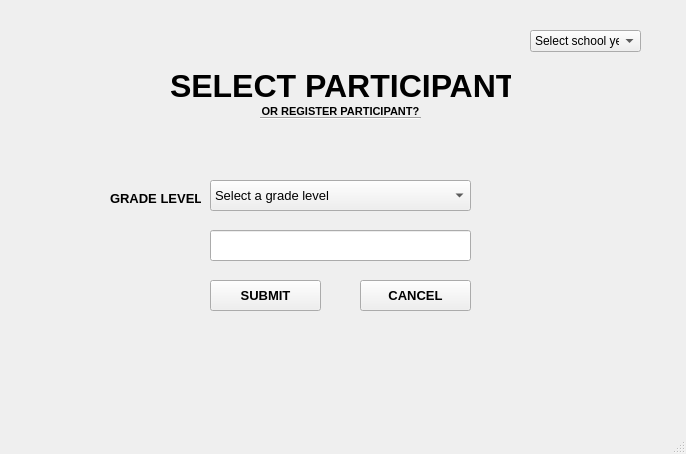
<?xml version="1.0" encoding="UTF-8"?>
<ui version="4.0">
 <class>mainWindow</class>
 <widget class="QMainWindow" name="mainWindow">
  <property name="geometry">
   <rect>
    <x>0</x>
    <y>0</y>
    <width>686</width>
    <height>454</height>
   </rect>
  </property>
  <property name="windowTitle">
   <string>MainWindow</string>
  </property>
  <widget class="QWidget" name="centralwidget">
   <widget class="QLabel" name="label">
    <property name="geometry">
     <rect>
      <x>170</x>
      <y>70</y>
      <width>341</width>
      <height>31</height>
     </rect>
    </property>
    <property name="font">
     <font>
      <family>Arial</family>
      <pointsize>24</pointsize>
      <weight>75</weight>
      <bold>true</bold>
     </font>
    </property>
    <property name="text">
     <string>SELECT PARTICIPANT</string>
    </property>
   </widget>
   <widget class="QComboBox" name="comboBox">
    <property name="geometry">
     <rect>
      <x>530</x>
      <y>30</y>
      <width>111</width>
      <height>22</height>
     </rect>
    </property>
    <item>
     <property name="text">
      <string>Select school year</string>
     </property>
    </item>
    <item>
     <property name="text">
      <string>2020</string>
     </property>
    </item>
    <item>
     <property name="text">
      <string>2021</string>
     </property>
    </item>
    <item>
     <property name="text">
      <string>2022</string>
     </property>
    </item>
    <item>
     <property name="text">
      <string>2023</string>
     </property>
    </item>
    <item>
     <property name="text">
      <string>2024</string>
     </property>
    </item>
    <item>
     <property name="text">
      <string>2025</string>
     </property>
    </item>
    <item>
     <property name="text">
      <string>2026</string>
     </property>
    </item>
    <item>
     <property name="text">
      <string>2027</string>
     </property>
    </item>
    <item>
     <property name="text">
      <string>2028</string>
     </property>
    </item>
    <item>
     <property name="text">
      <string>2029</string>
     </property>
    </item>
    <item>
     <property name="text">
      <string>2030</string>
     </property>
    </item>
    <item>
     <property name="text">
      <string>2031</string>
     </property>
    </item>
    <item>
     <property name="text">
      <string>2032</string>
     </property>
    </item>
    <item>
     <property name="text">
      <string>2033</string>
     </property>
    </item>
    <item>
     <property name="text">
      <string>2034</string>
     </property>
    </item>
    <item>
     <property name="text">
      <string>2035</string>
     </property>
    </item>
   </widget>
   <widget class="QLineEdit" name="lineEdit">
    <property name="geometry">
     <rect>
      <x>210</x>
      <y>230</y>
      <width>261</width>
      <height>31</height>
     </rect>
    </property>
   </widget>
   <widget class="QComboBox" name="comboBox_2">
    <property name="geometry">
     <rect>
      <x>210</x>
      <y>180</y>
      <width>261</width>
      <height>31</height>
     </rect>
    </property>
    <property name="font">
     <font>
      <family>Arial</family>
      <pointsize>10</pointsize>
      <weight>50</weight>
      <bold>false</bold>
     </font>
    </property>
    <property name="editable">
     <bool>false</bool>
    </property>
    <item>
     <property name="text">
      <string>Select a grade level</string>
     </property>
    </item>
    <item>
     <property name="text">
      <string>7</string>
     </property>
    </item>
    <item>
     <property name="text">
      <string>8</string>
     </property>
    </item>
    <item>
     <property name="text">
      <string>9</string>
     </property>
    </item>
    <item>
     <property name="text">
      <string>10</string>
     </property>
    </item>
   </widget>
   <widget class="Line" name="line">
    <property name="geometry">
     <rect>
      <x>260</x>
      <y>110</y>
      <width>161</width>
      <height>16</height>
     </rect>
    </property>
    <property name="orientation">
     <enum>Qt::Horizontal</enum>
    </property>
   </widget>
   <widget class="QPushButton" name="pushButton_3">
    <property name="geometry">
     <rect>
      <x>260</x>
      <y>100</y>
      <width>161</width>
      <height>23</height>
     </rect>
    </property>
    <property name="palette">
     <palette>
      <active>
       <colorrole role="WindowText">
        <brush brushstyle="SolidPattern">
         <color alpha="255">
          <red>0</red>
          <green>0</green>
          <blue>0</blue>
         </color>
        </brush>
       </colorrole>
       <colorrole role="Button">
        <brush brushstyle="SolidPattern">
         <color alpha="255">
          <red>0</red>
          <green>0</green>
          <blue>255</blue>
         </color>
        </brush>
       </colorrole>
       <colorrole role="Light">
        <brush brushstyle="SolidPattern">
         <color alpha="255">
          <red>127</red>
          <green>127</green>
          <blue>255</blue>
         </color>
        </brush>
       </colorrole>
       <colorrole role="Midlight">
        <brush brushstyle="SolidPattern">
         <color alpha="255">
          <red>63</red>
          <green>63</green>
          <blue>255</blue>
         </color>
        </brush>
       </colorrole>
       <colorrole role="Dark">
        <brush brushstyle="SolidPattern">
         <color alpha="255">
          <red>0</red>
          <green>0</green>
          <blue>127</blue>
         </color>
        </brush>
       </colorrole>
       <colorrole role="Mid">
        <brush brushstyle="SolidPattern">
         <color alpha="255">
          <red>0</red>
          <green>0</green>
          <blue>170</blue>
         </color>
        </brush>
       </colorrole>
       <colorrole role="Text">
        <brush brushstyle="SolidPattern">
         <color alpha="255">
          <red>0</red>
          <green>0</green>
          <blue>0</blue>
         </color>
        </brush>
       </colorrole>
       <colorrole role="BrightText">
        <brush brushstyle="SolidPattern">
         <color alpha="255">
          <red>255</red>
          <green>255</green>
          <blue>255</blue>
         </color>
        </brush>
       </colorrole>
       <colorrole role="ButtonText">
        <brush brushstyle="SolidPattern">
         <color alpha="255">
          <red>0</red>
          <green>0</green>
          <blue>0</blue>
         </color>
        </brush>
       </colorrole>
       <colorrole role="Base">
        <brush brushstyle="SolidPattern">
         <color alpha="255">
          <red>255</red>
          <green>255</green>
          <blue>255</blue>
         </color>
        </brush>
       </colorrole>
       <colorrole role="Window">
        <brush brushstyle="SolidPattern">
         <color alpha="255">
          <red>0</red>
          <green>0</green>
          <blue>255</blue>
         </color>
        </brush>
       </colorrole>
       <colorrole role="Shadow">
        <brush brushstyle="SolidPattern">
         <color alpha="255">
          <red>0</red>
          <green>0</green>
          <blue>0</blue>
         </color>
        </brush>
       </colorrole>
       <colorrole role="AlternateBase">
        <brush brushstyle="SolidPattern">
         <color alpha="255">
          <red>127</red>
          <green>127</green>
          <blue>255</blue>
         </color>
        </brush>
       </colorrole>
       <colorrole role="ToolTipBase">
        <brush brushstyle="SolidPattern">
         <color alpha="255">
          <red>255</red>
          <green>255</green>
          <blue>220</blue>
         </color>
        </brush>
       </colorrole>
       <colorrole role="ToolTipText">
        <brush brushstyle="SolidPattern">
         <color alpha="255">
          <red>0</red>
          <green>0</green>
          <blue>0</blue>
         </color>
        </brush>
       </colorrole>
       <colorrole role="PlaceholderText">
        <brush brushstyle="SolidPattern">
         <color alpha="128">
          <red>0</red>
          <green>0</green>
          <blue>0</blue>
         </color>
        </brush>
       </colorrole>
      </active>
      <inactive>
       <colorrole role="WindowText">
        <brush brushstyle="SolidPattern">
         <color alpha="255">
          <red>0</red>
          <green>0</green>
          <blue>0</blue>
         </color>
        </brush>
       </colorrole>
       <colorrole role="Button">
        <brush brushstyle="SolidPattern">
         <color alpha="255">
          <red>0</red>
          <green>0</green>
          <blue>255</blue>
         </color>
        </brush>
       </colorrole>
       <colorrole role="Light">
        <brush brushstyle="SolidPattern">
         <color alpha="255">
          <red>127</red>
          <green>127</green>
          <blue>255</blue>
         </color>
        </brush>
       </colorrole>
       <colorrole role="Midlight">
        <brush brushstyle="SolidPattern">
         <color alpha="255">
          <red>63</red>
          <green>63</green>
          <blue>255</blue>
         </color>
        </brush>
       </colorrole>
       <colorrole role="Dark">
        <brush brushstyle="SolidPattern">
         <color alpha="255">
          <red>0</red>
          <green>0</green>
          <blue>127</blue>
         </color>
        </brush>
       </colorrole>
       <colorrole role="Mid">
        <brush brushstyle="SolidPattern">
         <color alpha="255">
          <red>0</red>
          <green>0</green>
          <blue>170</blue>
         </color>
        </brush>
       </colorrole>
       <colorrole role="Text">
        <brush brushstyle="SolidPattern">
         <color alpha="255">
          <red>0</red>
          <green>0</green>
          <blue>0</blue>
         </color>
        </brush>
       </colorrole>
       <colorrole role="BrightText">
        <brush brushstyle="SolidPattern">
         <color alpha="255">
          <red>255</red>
          <green>255</green>
          <blue>255</blue>
         </color>
        </brush>
       </colorrole>
       <colorrole role="ButtonText">
        <brush brushstyle="SolidPattern">
         <color alpha="255">
          <red>0</red>
          <green>0</green>
          <blue>0</blue>
         </color>
        </brush>
       </colorrole>
       <colorrole role="Base">
        <brush brushstyle="SolidPattern">
         <color alpha="255">
          <red>255</red>
          <green>255</green>
          <blue>255</blue>
         </color>
        </brush>
       </colorrole>
       <colorrole role="Window">
        <brush brushstyle="SolidPattern">
         <color alpha="255">
          <red>0</red>
          <green>0</green>
          <blue>255</blue>
         </color>
        </brush>
       </colorrole>
       <colorrole role="Shadow">
        <brush brushstyle="SolidPattern">
         <color alpha="255">
          <red>0</red>
          <green>0</green>
          <blue>0</blue>
         </color>
        </brush>
       </colorrole>
       <colorrole role="AlternateBase">
        <brush brushstyle="SolidPattern">
         <color alpha="255">
          <red>127</red>
          <green>127</green>
          <blue>255</blue>
         </color>
        </brush>
       </colorrole>
       <colorrole role="ToolTipBase">
        <brush brushstyle="SolidPattern">
         <color alpha="255">
          <red>255</red>
          <green>255</green>
          <blue>220</blue>
         </color>
        </brush>
       </colorrole>
       <colorrole role="ToolTipText">
        <brush brushstyle="SolidPattern">
         <color alpha="255">
          <red>0</red>
          <green>0</green>
          <blue>0</blue>
         </color>
        </brush>
       </colorrole>
       <colorrole role="PlaceholderText">
        <brush brushstyle="SolidPattern">
         <color alpha="128">
          <red>0</red>
          <green>0</green>
          <blue>0</blue>
         </color>
        </brush>
       </colorrole>
      </inactive>
      <disabled>
       <colorrole role="WindowText">
        <brush brushstyle="SolidPattern">
         <color alpha="255">
          <red>0</red>
          <green>0</green>
          <blue>127</blue>
         </color>
        </brush>
       </colorrole>
       <colorrole role="Button">
        <brush brushstyle="SolidPattern">
         <color alpha="255">
          <red>0</red>
          <green>0</green>
          <blue>255</blue>
         </color>
        </brush>
       </colorrole>
       <colorrole role="Light">
        <brush brushstyle="SolidPattern">
         <color alpha="255">
          <red>127</red>
          <green>127</green>
          <blue>255</blue>
         </color>
        </brush>
       </colorrole>
       <colorrole role="Midlight">
        <brush brushstyle="SolidPattern">
         <color alpha="255">
          <red>63</red>
          <green>63</green>
          <blue>255</blue>
         </color>
        </brush>
       </colorrole>
       <colorrole role="Dark">
        <brush brushstyle="SolidPattern">
         <color alpha="255">
          <red>0</red>
          <green>0</green>
          <blue>127</blue>
         </color>
        </brush>
       </colorrole>
       <colorrole role="Mid">
        <brush brushstyle="SolidPattern">
         <color alpha="255">
          <red>0</red>
          <green>0</green>
          <blue>170</blue>
         </color>
        </brush>
       </colorrole>
       <colorrole role="Text">
        <brush brushstyle="SolidPattern">
         <color alpha="255">
          <red>0</red>
          <green>0</green>
          <blue>127</blue>
         </color>
        </brush>
       </colorrole>
       <colorrole role="BrightText">
        <brush brushstyle="SolidPattern">
         <color alpha="255">
          <red>255</red>
          <green>255</green>
          <blue>255</blue>
         </color>
        </brush>
       </colorrole>
       <colorrole role="ButtonText">
        <brush brushstyle="SolidPattern">
         <color alpha="255">
          <red>0</red>
          <green>0</green>
          <blue>127</blue>
         </color>
        </brush>
       </colorrole>
       <colorrole role="Base">
        <brush brushstyle="SolidPattern">
         <color alpha="255">
          <red>0</red>
          <green>0</green>
          <blue>255</blue>
         </color>
        </brush>
       </colorrole>
       <colorrole role="Window">
        <brush brushstyle="SolidPattern">
         <color alpha="255">
          <red>0</red>
          <green>0</green>
          <blue>255</blue>
         </color>
        </brush>
       </colorrole>
       <colorrole role="Shadow">
        <brush brushstyle="SolidPattern">
         <color alpha="255">
          <red>0</red>
          <green>0</green>
          <blue>0</blue>
         </color>
        </brush>
       </colorrole>
       <colorrole role="AlternateBase">
        <brush brushstyle="SolidPattern">
         <color alpha="255">
          <red>0</red>
          <green>0</green>
          <blue>255</blue>
         </color>
        </brush>
       </colorrole>
       <colorrole role="ToolTipBase">
        <brush brushstyle="SolidPattern">
         <color alpha="255">
          <red>255</red>
          <green>255</green>
          <blue>220</blue>
         </color>
        </brush>
       </colorrole>
       <colorrole role="ToolTipText">
        <brush brushstyle="SolidPattern">
         <color alpha="255">
          <red>0</red>
          <green>0</green>
          <blue>0</blue>
         </color>
        </brush>
       </colorrole>
       <colorrole role="PlaceholderText">
        <brush brushstyle="SolidPattern">
         <color alpha="128">
          <red>0</red>
          <green>0</green>
          <blue>0</blue>
         </color>
        </brush>
       </colorrole>
      </disabled>
     </palette>
    </property>
    <property name="font">
     <font>
      <family>Arial</family>
      <pointsize>8</pointsize>
      <weight>75</weight>
      <bold>true</bold>
     </font>
    </property>
    <property name="text">
     <string>OR REGISTER PARTICIPANT?</string>
    </property>
    <property name="flat">
     <bool>true</bool>
    </property>
   </widget>
   <widget class="QLabel" name="label_4">
    <property name="geometry">
     <rect>
      <x>110</x>
      <y>190</y>
      <width>91</width>
      <height>16</height>
     </rect>
    </property>
    <property name="font">
     <font>
      <family>Arial</family>
      <pointsize>10</pointsize>
      <weight>75</weight>
      <bold>true</bold>
     </font>
    </property>
    <property name="text">
     <string>GRADE LEVEL</string>
    </property>
   </widget>
   <widget class="QPushButton" name="pushButton">
    <property name="geometry">
     <rect>
      <x>210</x>
      <y>280</y>
      <width>111</width>
      <height>31</height>
     </rect>
    </property>
    <property name="font">
     <font>
      <family>Arial</family>
      <pointsize>10</pointsize>
      <weight>75</weight>
      <bold>true</bold>
     </font>
    </property>
    <property name="text">
     <string>SUBMIT</string>
    </property>
   </widget>
   <widget class="QPushButton" name="pushButton_2">
    <property name="geometry">
     <rect>
      <x>360</x>
      <y>280</y>
      <width>111</width>
      <height>31</height>
     </rect>
    </property>
    <property name="font">
     <font>
      <family>Arial</family>
      <pointsize>10</pointsize>
      <weight>75</weight>
      <bold>true</bold>
     </font>
    </property>
    <property name="text">
     <string>CANCEL</string>
    </property>
   </widget>
  </widget>
  <widget class="QMenuBar" name="menubar">
   <property name="geometry">
    <rect>
     <x>0</x>
     <y>0</y>
     <width>686</width>
     <height>21</height>
    </rect>
   </property>
  </widget>
  <widget class="QStatusBar" name="statusbar"/>
 </widget>
 <resources/>
 <connections/>
</ui>
